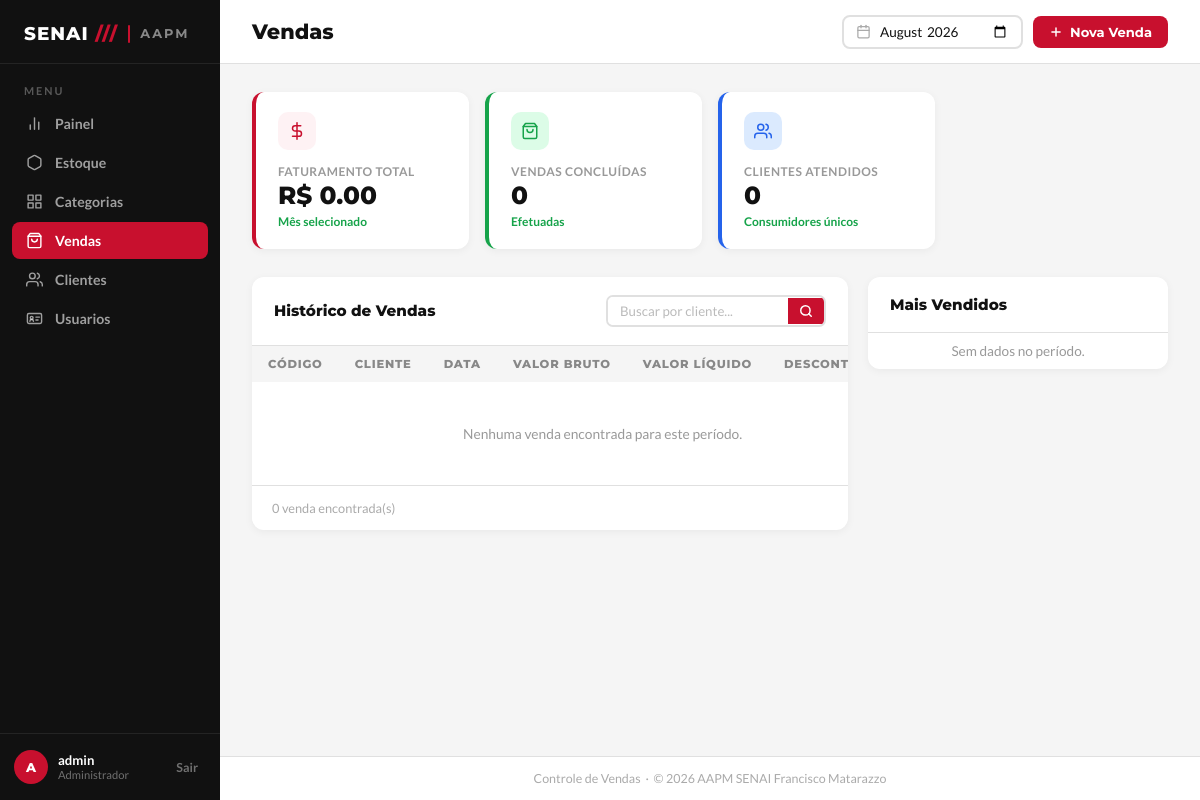
Page /pdv/ (signed in) on the earlier database version.
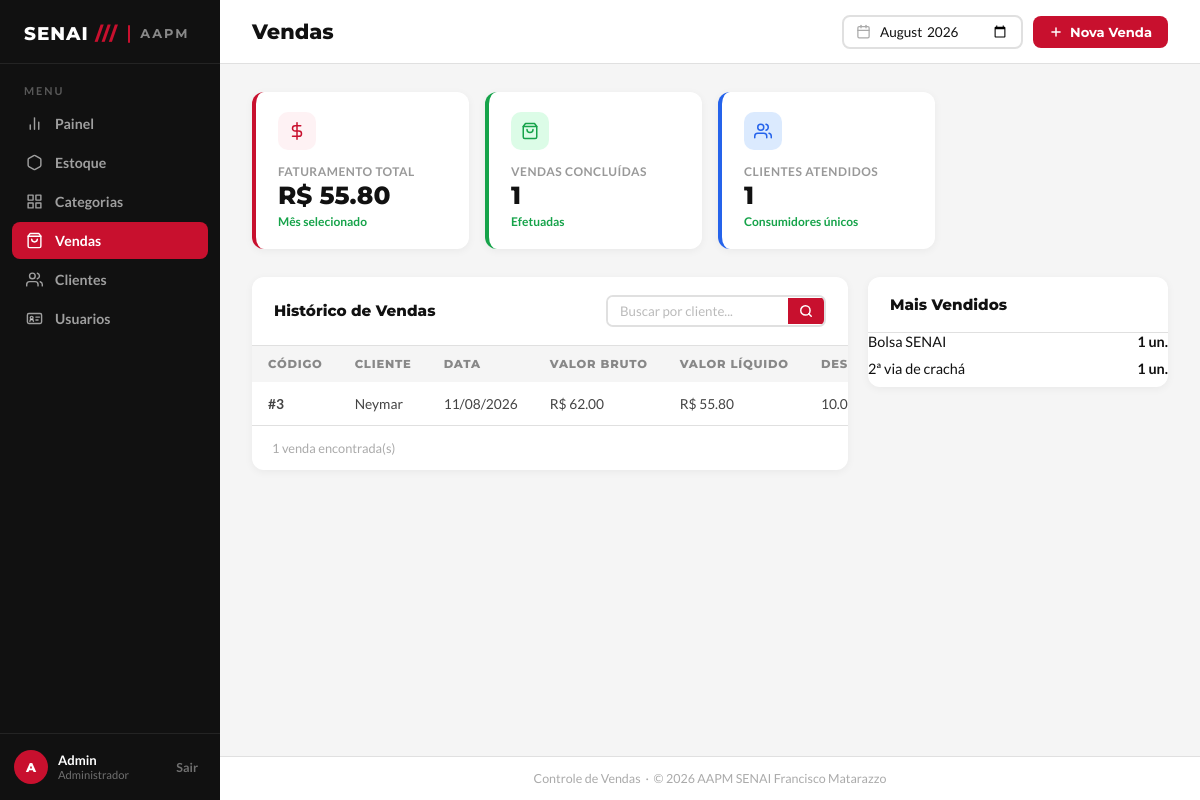
Same page on the later database version.
### app/models/venda.py (models this page shows, shortened)
class Venda(Base):
    __tablename__ = "vendas"
    id         = Column(Integer, primary_key=True, index=True)
    cliente_id = Column(
        Integer,
        ForeignKey("clientes.id", ondelete="SET NULL"),
        nullable=True
    )
    usuario_id = Column(
        Integer,
        ForeignKey("usuarios.id", ondelete="SET NULL"),
        nullable=True
    )
    desconto_percentual = Column(Float, nullable=False, default=0.0)
    total_bruto  = Column(Float, nullable=False, default=0.0)
    total_liquido = Column(Float, nullable=False, default=0.0)
    observacao = Column(String(255), nullable=True)
    criado_em = Column(DateTime, server_default=func.now())
    cliente = relationship("Cliente", back_populates="vendas")
    usuario = relationship("Usuario", backref="vendas")
    itens   = relationship(
        "ItemVenda",
        back_populates="venda",
        cascade="all, delete-orphan"  # deleta itens se a venda for deletada
    )

### app/models/cliente.py (models this page shows, shortened)
class Cliente(Base):
    __tablename__ = "clientes"
    id         = Column(Integer, primary_key=True, index=True)
    nome       = Column(String(150), nullable=False, index=True)
    matricula  = Column(String(50), nullable=True, unique=True)
    telefone   = Column(String(20), nullable=True)
    is_associado = Column(Boolean, default=False, nullable=False)
    ativo      = Column(Boolean, default=True)
    criado_em  = Column(DateTime, server_default=func.now())
    vendas = relationship("Venda", back_populates="cliente")

### app/controllers/pdv_controllers.py (the view)
@router.get("/")
def tela_pdv(
    request: Request,
    db: Session = Depends(get_db),
    usuario = Depends(get_usuario_logado)
):
    produtos  = (
        db.query(Produto)
        .filter(Produto.ativa == True, Produto.estoque_atual > 0)
        .order_by(Produto.nome)
        .all()
    )
    clientes  = (
        db.query(Cliente)
        .filter(Cliente.ativo == True)
        .order_by(Cliente.nome)
        .all()
    )
    mes_selecionado = request.query_params.get("mes") or datetime.now().strftime("%Y-%m")
    busca = (request.query_params.get("busca") or "").strip()
    try:
        inicio = datetime.strptime(f"{mes_selecionado}-01", "%Y-%m-%d")
        if inicio.month == 12:
            fim = inicio.replace(year=inicio.year + 1, month=1)
        else:
            fim = inicio.replace(month=inicio.month + 1)
    except ValueError:
        mes_selecionado = datetime.now().strftime("%Y-%m")
        inicio = datetime.strptime(f"{mes_selecionado}-01", "%Y-%m-%d")
        fim = inicio.replace(month=inicio.month + 1)
    vendas_query = (
        db.query(Venda)
        .outerjoin(Cliente)
        .filter(Venda.criado_em >= inicio, Venda.criado_em < fim)
    )
    if busca:
        vendas_query = vendas_query.filter(
            (Cliente.nome.ilike(f"%{busca}%")) |
            (cast(Venda.id, String).ilike(f"%{busca}%"))
        )
    vendas = vendas_query.order_by(Venda.criado_em.desc()).all()
    faturamento_total = sum(v.total_liquido or 0 for v in vendas)
    clientes_atendidos = len({v.cliente_id for v in vendas if v.cliente_id is not None})
    resumos = {
        "faturamento_total": faturamento_total,
        "vendas_concluidas": len(vendas),
        "clientes_atendidos": clientes_atendidos,
    }
    top_produtos = (
        db.query(
            ItemVenda.produto_nome,
            func.sum(ItemVenda.quantidade).label("total_vendido")
        )
        .join(Venda)
        .filter(Venda.criado_em >= inicio, Venda.criado_em < fim)
        .group_by(ItemVenda.produto_nome)
        .order_by(func.sum(ItemVenda.quantidade).desc())
        .limit(5)
        .all()
    )
    produtos_pdv = [
        {
            "id": produto.id,
            "nome": produto.nome,
            "preco": float(produto.preco or 0),
            "estoque": int(produto.estoque_atual or 0),
        }
        for produto in produtos
    ]
    return templates.TemplateResponse(
        request,
        "pdv/index.html",
        {
            "request":             request,
            "usuario":             usuario,
            "produtos":            produtos,
            "clientes":            clientes,
            "desconto_associado":  DESCONTO_ASSOCIADO,
            "vendas":              vendas,
            "resumos":             resumos,
            "top_produtos":        top_produtos,
            "mes_selecionado":     mes_selecionado,
            "busca":               busca,
            "produtos_pdv":        produtos_pdv,
        }
    )

### app/templates/pdv/index.html (shortened to what this page needs)
<!DOCTYPE html>
<html lang="pt-BR">
<head>
  <link rel="stylesheet" href="/static/css/vendas.css" />
</head>
<body>
  <aside class="barra-lateral">
    <div class="barra-logo">
      <span class="barra-logo-texto">SENAI <span>///</span></span>
      <div class="barra-logo-separador"></div>
      <span class="barra-logo-sub">AAPM</span>
    </div>
    <span class="barra-menu-titulo">Menu</span>
    <ul class="barra-nav">
      <li>
        <a href="/painel">
          <svg viewBox="0 0 24 24">
            <line x1="18" y1="20" x2="18" y2="10" />
            <line x1="12" y1="20" x2="12" y2="4" />
            <line x1="6" y1="20" x2="6" y2="14" />
          </svg>
          Painel
        </a>
      </li>
      <li>
        <a href="/produtos">
          <svg viewBox="0 0 24 24">
            <path
              d="M21 16V8a2 2 0 0 0-1-1.73l-7-4a2 2 0 0 0-2 0l-7 4A2 2 0 0 0 3 8v8a2 2 0 0 0 1 1.73l7 4a2 2 0 0 0 2 0l7-4A2 2 0 0 0 21 16z" />
          </svg>
          Estoque
        </a>
      </li>
      <li>
        <a href="/categorias/">
          <svg viewBox="0 0 24 24" fill="currentColor">
            <path d="M3 3h7v7H3V3zm11 0h7v7h-7V3zM3 14h7v7H3v-7zm11 0h7v7h-7v-7z" />
          </svg>
          Categorias
        </a>
      </li>
      <li>
        <a href="/pdv" class="ativo">
          <svg viewBox="0 0 24 24">
            <path d="M6 2L3 6v14a2 2 0 0 0 2 2h14a2 2 0 0 0 2-2V6l-3-4z" />
            <line x1="3" y1="6" x2="21" y2="6" />
            <path d="M16 10a4 4 0 0 1-8 0" />
          </svg>
          Vendas
        </a>
      </li>
      <li>
        {% if usuario.role == 'admin' %}
        <a href="/clientes">
          <svg viewBox="0 0 24 24">
            <path d="M17 21v-2a4 4 0 0 0-4-4H5a4 4 0 0 0-4 4v2" />
            <circle cx="9" cy="7" r="4" />
            <path d="M23 21v-2a4 4 0 0 0-3-3.87" />
            <path d="M16 3.13a4 4 0 0 1 0 7.75" />
          </svg>
          Clientes
        </a>
        {% endif %}
      </li>
      <li>
        {% if usuario.role == 'admin' %}
        <a href="/usuarios/">
          Usuarios
        </a>
        {% endif %}
      </li>
    </ul>
    <div class="barra-rodape">
      <div class="barra-usuario">
        <div class="avatar-usuario">{{ usuario.nome[0] | upper if usuario else 'AD' }}</div>
        <div class="info-usuario">
          <strong>{{ usuario.nome if usuario else 'Usuário' }}</strong>
          <small>Administrador</small>
        </div>
      </div>
      <a href="/sair"><button class="btn-sair">Sair</button></a>
    </div>
  </aside>
  <div class="conteudo-principal">
    <header class="cabecalho-pagina">
      <h1>Vendas</h1>
      <div class="acoes-cabecalho">
        <form method="get" action="/pdv/" class="filtro-data-form" style="display: flex; gap: 10px;">
          <div class="filtro-data">
            <svg viewBox="0 0 24 24">
              <rect x="3" y="4" width="18" height="18" rx="2" />
              <line x1="16" y1="2" x2="16" y2="6" />
              <line x1="8" y1="2" x2="8" y2="6" />
              <line x1="3" y1="10" x2="21" y2="10" />
            </svg>
            <input type="month" id="filtroMes" name="mes" value="{{ mes_selecionado }}" onchange="this.form.submit()" />
          </div>
        </form>
        {% if not usuario or usuario.role == 'admin' or usuario.role == 'operador' %}
        <button class="btn-novo" id="btnNovaVenda" type="button">
          <svg viewBox="0 0 24 24">
            <line x1="12" y1="5" x2="12" y2="19" />
            <line x1="5" y1="12" x2="19" y2="12" />
          </svg>
          Nova Venda
        </button>
        {% endif %}
      </div>
    </header>
    <main class="area-conteudo">
      <div class="grade-resumo">
        <div class="cartao-resumo vermelho" style="animation-delay:0s">
          <div class="resumo-icone">
            <svg viewBox="0 0 24 24">
              <line x1="12" y1="1" x2="12" y2="23" />
              <path d="M17 5H9.5a3.5 3.5 0 0 0 0 7h5a3.5 3.5 0 0 1 0 7H6" />
            </svg>
          </div>
          <div class="resumo-rotulo">Faturamento Total</div>
          <div class="resumo-valor">R$ {{ "%.2f"|format(resumos.faturamento_total) if resumos is defined else "0.00" }}
          </div>
          <div class="resumo-variacao subiu">Mês selecionado</div>
        </div>
        <div class="cartao-resumo verde" style="animation-delay:0.08s">
          <div class="resumo-icone">
            <svg viewBox="0 0 24 24">
              <path d="M6 2L3 6v14a2 2 0 0 0 2 2h14a2 2 0 0 0 2-2V6l-3-4z" />
              <line x1="3" y1="6" x2="21" y2="6" />
              <path d="M16 10a4 4 0 0 1-8 0" />
            </svg>
          </div>
          <div class="resumo-rotulo">Vendas Concluídas</div>
          <div class="resumo-valor">{{ resumos.vendas_concluidas if resumos is defined else "0" }}</div>
          <div class="resumo-variacao subiu">Efetuadas</div>
        </div>
        <div class="cartao-resumo azul" style="animation-delay:0.16s">
          <div class="resumo-icone">
            <svg viewBox="0 0 24 24">
              <path d="M17 21v-2a4 4 0 0 0-4-4H5a4 4 0 0 0-4 4v2" />
              <circle cx="9" cy="7" r="4" />
              <path d="M23 21v-2a4 4 0 0 0-3-3.87" />
              <path d="M16 3.13a4 4 0 0 1 0 7.75" />
            </svg>
          </div>
          <div class="resumo-rotulo">Clientes Atendidos</div>
          <div class="resumo-valor">{{ resumos.clientes_atendidos if resumos is defined else "0" }}</div>
          <div class="resumo-variacao subiu">Consumidores únicos</div>
        </div>
      </div>
      <div class="layout-inferior">
        <div class="painel">
          <div class="painel-cabecalho">
            <span class="painel-titulo">Histórico de Vendas</span>
            <form method="get" action="/pdv/" class="barra-busca-tabela">
              <input type="text" name="busca" placeholder="Buscar por cliente..." value="{{ busca or '' }}" />
              <button type="submit" class="btn-buscar-tabela">
                <svg viewBox="0 0 24 24">
                  <circle cx="11" cy="11" r="8" />
                  <line x1="21" y1="21" x2="16.65" y2="16.65" />
                </svg>
              </button>
            </form>
          </div>
          <table class="tabela-vendas">
            <thead>
              <tr>
                <th>Código</th>
                <th>Cliente</th>
                <th>Data</th>
                <th>Valor Bruto</th>
                <th>Valor Líquido</th>
                <th>Desconto</th>
              </tr>
            </thead>
            <tbody id="corpoTabela">
              {% for v in vendas %}
              <tr>
                <td><strong>#{{ v.id }}</strong></td>
                <td>{{ v.cliente.nome if v.cliente else "Cliente Balcão" }}</td>
                <td>{{ v.criado_em.strftime('%d/%m/%Y') if v.criado_em else '—' }}</td>
                <td>R$ {{ "%.2f"|format(v.total_bruto) }}</td>
                <td>R$ {{ "%.2f"|format(v.total_liquido) }}</td>
                <td>{{ v.desconto_percentual }}%</td>
              </tr>
              {% endfor %}
              {% if not vendas %}
              <tr>
                <td colspan="7">
                  <div style="text-align: center; padding: 30px; color: #999;">Nenhuma venda encontrada para este
                    período.</div>
                </td>
              </tr>
              {% endif %}
            </tbody>
          </table>
          <div class="rodape-tabela">
            <span id="infoTabela">{{ vendas|length if vendas else 0 }} venda{{ 's' if (vendas and vendas|length != 1)
              else '' }} encontrada(s)</span>
          </div>
        </div>
        <div class="painel-lateral">
          <div class="painel painel-top">
            <div class="painel-cabecalho">
              <span class="painel-titulo">Mais Vendidos</span>
            </div>
            <div id="listaMaisVendidos">
              {% for item in top_produtos %}
              <div style="display: flex; justify-content: space-between; margin-bottom: 10px; font-size: 0.9rem;">
                <span>{{ item.produto_nome }}</span>
                <strong>{{ item.total_vendido }} un.</strong>
              </div>
              {% endfor %}
              {% if not top_produtos %}
              <div style="color:#999; font-size:0.85rem; text-align:center; padding: 10px;">Sem dados no período.</div>
              {% endif %}
            </div>
          </div>
        </div>
      </div>
    </main>
    <footer class="rodape-admin">
      Controle de Vendas &nbsp;·&nbsp; © 2026 AAPM SENAI Francisco Matarazzo
    </footer>
  </div>
</body>
</html>

Differences in the rows shown:
added Venda: id "3", cliente "Neymar", criado_em "11/08/2026", total_bruto "62.00", total_liquido "55.80", desconto_percentual "10.0"
Other differences:
{{ usuario.nome if usuario else 'Usuário' }}: "admin" → "Admin"
{{ resumos.vendas_concluidas if resumos is defined else "0" }}: "0" → "1"
{{ resumos.clientes_atendidos if resumos is defined else "0" }}: "0" → "1"
{{ vendas|length if vendas else 0 }}: "0" → "1"
text no longer shown: "0.00 Nenhuma venda encontrada para este período. Sem dados no período."
text now shown: "55.80"
new list line: "Bolsa SENAI 1 un."
new list line: "2ª via de crachá 1 un."
